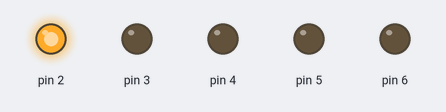
The sketch below on a simulated Arduino Uno, built with avr-gcc and run on an emulated ATmega328P. Parts: output pins drawn as LEDs (lit = HIGH).

Above: at 0.1 s.
At 0.5 s:
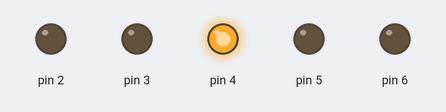
At 0.9 s:
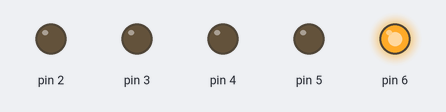
At 1.3 s:
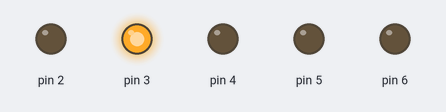
At 2.7 s:
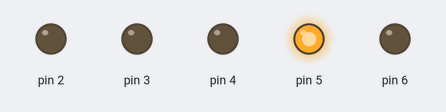
Timing chart, 0 to 3.0 s (numbered marks = the images above):
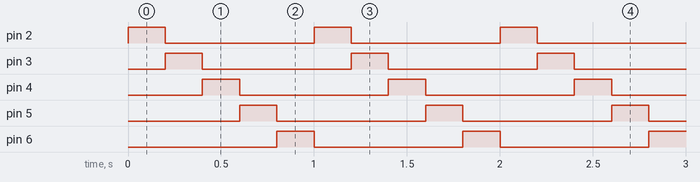

Measured:
- by itself, pin 2–6: alternates HIGH for 0.20 s and LOW for 0.80 s
- by itself, everything shown: repeats every 1.0 s, in 5 steps

The sketch:

ledArrow.ino
```cpp
//----------------------------------------------------
// paul's LED arrow
// dan@marginallyclever.com 2017-06-19
//----------------------------------------------------


#define WAIT 200  // animation time


void setup() {
  // set all the LED pins to output for MAXIMUM POWER
  int i;
  for(i=2;i<7;++i) {
    pinMode(i,OUTPUT);
  }
}


void loop() {
  // uncomment these loops to see different animation styles
  //for(int i=0;i<5;++i) v1();
  for(int i=0;i<5;++i) v2();
  //for(int i=0;i<5;++i) v3();
  //for(int i=0;i<5;++i) v4();
  //for(int i=0;i<5;++i) v5();
}

void v1() {
  // one at a time with small delay between lights.
  int i;
  for(i=2;i<7;++i) {
    digitalWrite(i,HIGH);
    delay(WAIT);
    digitalWrite(i,LOW);
    delay(WAIT);
  }
}


void v2() {
  // one at a time, no delay between lights.
  int i;
  for(i=2;i<7;++i) {
    digitalWrite(i,HIGH);
    delay(WAIT);
    digitalWrite(i,LOW);
    //delay(WAIT);
  }
}


void v3() {
  // on 1-2-3-4-5-6, off 1-2-3-4-5-6
  int i;
  for(i=2;i<7;++i) {
    digitalWrite(i,HIGH);
    delay(WAIT);
  }
  for(i=2;i<7;++i) {
    digitalWrite(i,LOW);
    delay(WAIT);
  }
}


void v4() {
  // all on, then all off.
  int i;
  for(i=2;i<7;++i) {
    digitalWrite(i,HIGH);
  }
  delay(WAIT);
  for(i=2;i<7;++i) {
    digitalWrite(i,LOW);
  }
  delay(WAIT);
}


void v5() {
  // one off at a time.
  int i;
  for(i=2;i<7;++i) {
    digitalWrite(i,LOW);
    delay(WAIT);
    digitalWrite(i,HIGH);
    delay(WAIT);
  }
}
```
